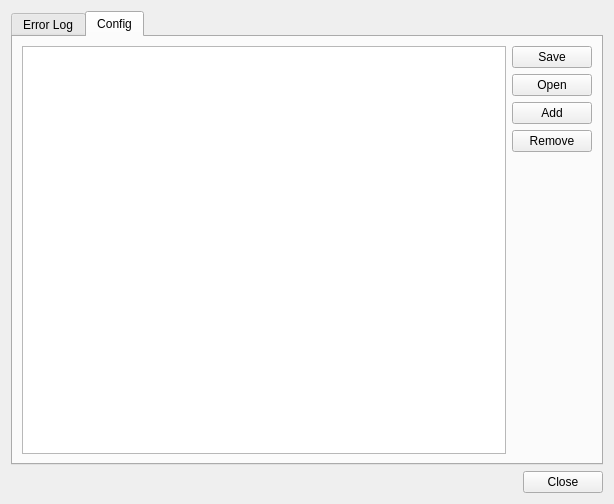
<?xml version="1.0" encoding="UTF-8"?>
<ui version="4.0">
 <class>ErrorLogView</class>
 <widget class="QDialog" name="ErrorLogView">
  <property name="geometry">
   <rect>
    <x>0</x>
    <y>0</y>
    <width>614</width>
    <height>504</height>
   </rect>
  </property>
  <property name="windowTitle">
   <string>Dialog</string>
  </property>
  <layout class="QVBoxLayout" name="verticalLayout_2">
   <item>
    <widget class="QTabWidget" name="tabWidget">
     <property name="currentIndex">
      <number>1</number>
     </property>
     <widget class="QWidget" name="errorLogView">
      <attribute name="title">
       <string>Error Log</string>
      </attribute>
      <layout class="QHBoxLayout" name="horizontalLayout_2">
       <item>
        <widget class="QTableView" name="errLogTblV"/>
       </item>
       <item>
        <layout class="QVBoxLayout" name="verticalLayout_5">
         <item>
          <widget class="QPushButton" name="savePB">
           <property name="text">
            <string>Save</string>
           </property>
          </widget>
         </item>
         <item>
          <widget class="QPushButton" name="openPB">
           <property name="text">
            <string>Open</string>
           </property>
          </widget>
         </item>
         <item>
          <spacer name="verticalSpacer_2">
           <property name="orientation">
            <enum>Qt::Vertical</enum>
           </property>
           <property name="sizeHint" stdset="0">
            <size>
             <width>20</width>
             <height>40</height>
            </size>
           </property>
          </spacer>
         </item>
        </layout>
       </item>
      </layout>
     </widget>
     <widget class="QWidget" name="errorLogConfig">
      <attribute name="title">
       <string>Config</string>
      </attribute>
      <layout class="QHBoxLayout" name="horizontalLayout">
       <item>
        <widget class="QTableView" name="errConfigsTblV"/>
       </item>
       <item>
        <layout class="QVBoxLayout" name="verticalLayout_4">
         <item>
          <widget class="QPushButton" name="saveErrConfPB">
           <property name="text">
            <string>Save</string>
           </property>
          </widget>
         </item>
         <item>
          <widget class="QPushButton" name="openErrConfPB">
           <property name="text">
            <string>Open</string>
           </property>
          </widget>
         </item>
         <item>
          <widget class="QPushButton" name="addErrConfPB">
           <property name="text">
            <string>Add</string>
           </property>
          </widget>
         </item>
         <item>
          <widget class="QPushButton" name="removeErrConfPB">
           <property name="text">
            <string>Remove</string>
           </property>
          </widget>
         </item>
         <item>
          <spacer name="verticalSpacer">
           <property name="orientation">
            <enum>Qt::Vertical</enum>
           </property>
           <property name="sizeHint" stdset="0">
            <size>
             <width>20</width>
             <height>40</height>
            </size>
           </property>
          </spacer>
         </item>
        </layout>
       </item>
      </layout>
     </widget>
    </widget>
   </item>
   <item>
    <layout class="QHBoxLayout" name="horizontalLayout_3">
     <item>
      <spacer name="horizontalSpacer">
       <property name="orientation">
        <enum>Qt::Horizontal</enum>
       </property>
       <property name="sizeHint" stdset="0">
        <size>
         <width>40</width>
         <height>20</height>
        </size>
       </property>
      </spacer>
     </item>
     <item>
      <widget class="QPushButton" name="closePB">
       <property name="text">
        <string>Close</string>
       </property>
      </widget>
     </item>
    </layout>
   </item>
  </layout>
 </widget>
 <resources/>
 <connections/>
</ui>
